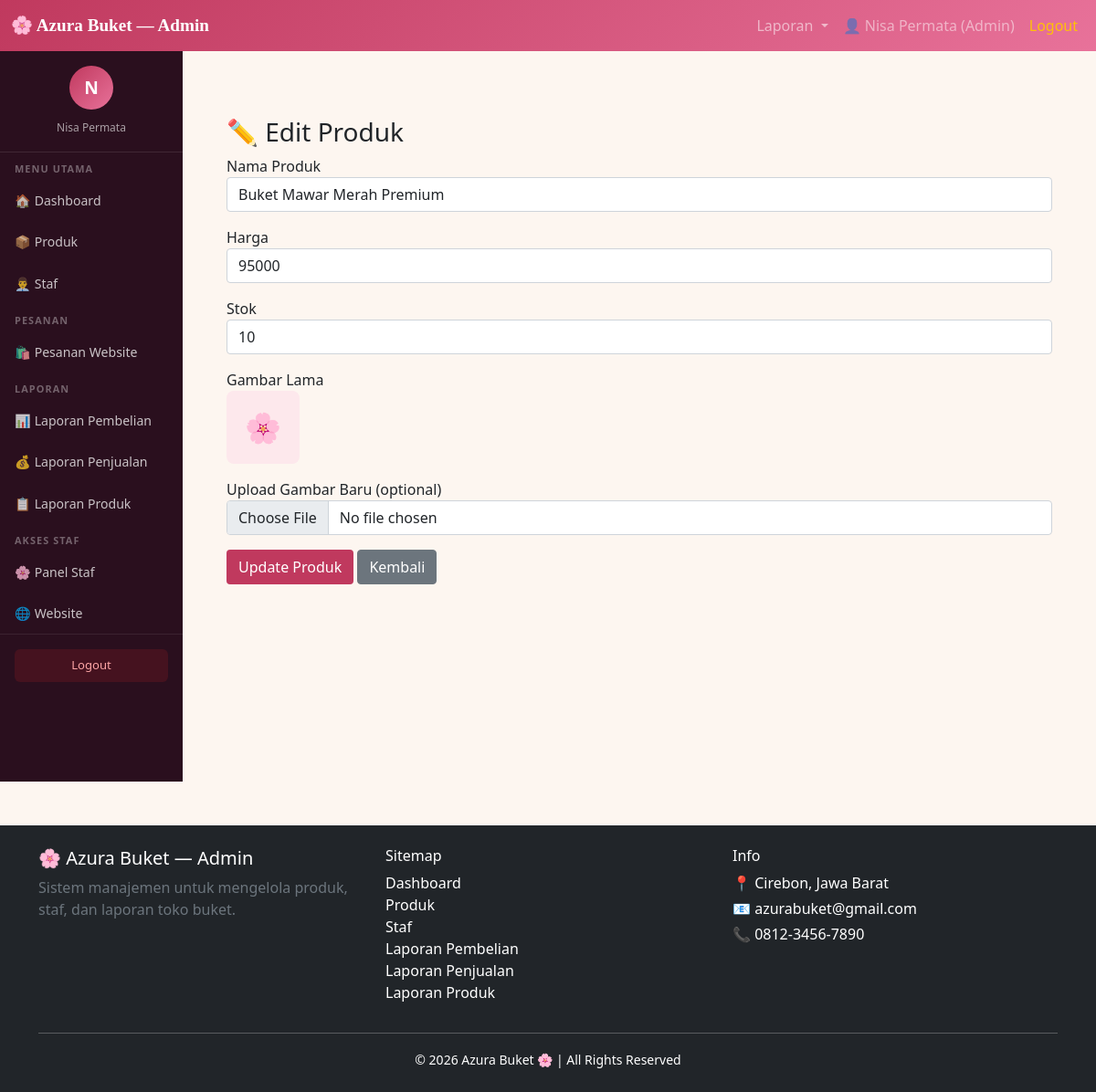
Screenshot of /admin/index.php?menu=edit_produk&id=1 (signed in) with the database file from the repository.
### tables this page shows
CREATE TABLE IF NOT EXISTS `produk` (
  `id`          INT AUTO_INCREMENT PRIMARY KEY,
  `nama_produk` VARCHAR(200) NOT NULL,
  `harga`       INT NOT NULL DEFAULT 0,
  `stok`        INT NOT NULL DEFAULT 0,
  `gambar`      VARCHAR(255) DEFAULT '',
  `status`      ENUM('aktif','nonaktif') DEFAULT 'aktif',
  `created_at`  TIMESTAMP DEFAULT CURRENT_TIMESTAMP
);

### admin/edit_produk.php (the view, shortened to what this page needs)
<?php
include "koneksi.php";
$id = $_GET['id'];
$query = mysqli_query($conn, "SELECT * FROM produk WHERE id='$id'");
$row = mysqli_fetch_assoc($query);
?>
<div class="container mt-5">
    <h3>✏️ Edit Produk</h3>
    <form action="simpan_produk.php" method="POST" enctype="multipart/form-data">
        <div class="mb-3">
            <label>Nama Produk</label>
            <input type="text" name="nama" class="form-control" value="<?= htmlspecialchars($row['nama_produk']) ?>" required>
        </div>
        <div class="mb-3">
            <label>Harga</label>
            <input type="number" name="harga" class="form-control" value="<?= $row['harga'] ?>" required>
        </div>
        <div class="mb-3">
            <label>Stok</label>
            <input type="number" name="stok" class="form-control" value="<?= $row['stok'] ?>" required>
        </div>
        <div class="mb-3">
            <label>Gambar Lama</label><br>
            <?php if($row['gambar'] != ""): ?>
                <img src="gambar/<?= $row['gambar'] ?>" width="150" style="border-radius:8px;">
            <?php else: ?>
                <div style="width:80px;height:80px;background:#fde8ec;border-radius:8px;display:flex;align-items:center;justify-content:center;font-size:2rem">🌸</div>
            <?php endif; ?>
        </div>
        <div class="mb-3">
            <label>Upload Gambar Baru (optional)</label>
            <input type="file" name="gambar" class="form-control" accept="image/*">
        </div>
        <button type="submit" name="edit" class="btn" style="background:#c0395e;color:#fff">Update Produk</button>
        <a href="index.php?menu=produk" class="btn btn-secondary">Kembali</a>
    </form>
</div>

### admin/dashboard.php (style rules this page uses)
body { background-color: #fdf6f0; }

### rows the page displays
produk: nama "Buket Mawar Merah Premium", harga "95000", stok "10"

### other values shown
$_SESSION['nama'] "Nisa Permata"
$_SESSION['role'] "Admin"
substr($_SESSION['nama'] ?? 'A', 0, 1) "N"
